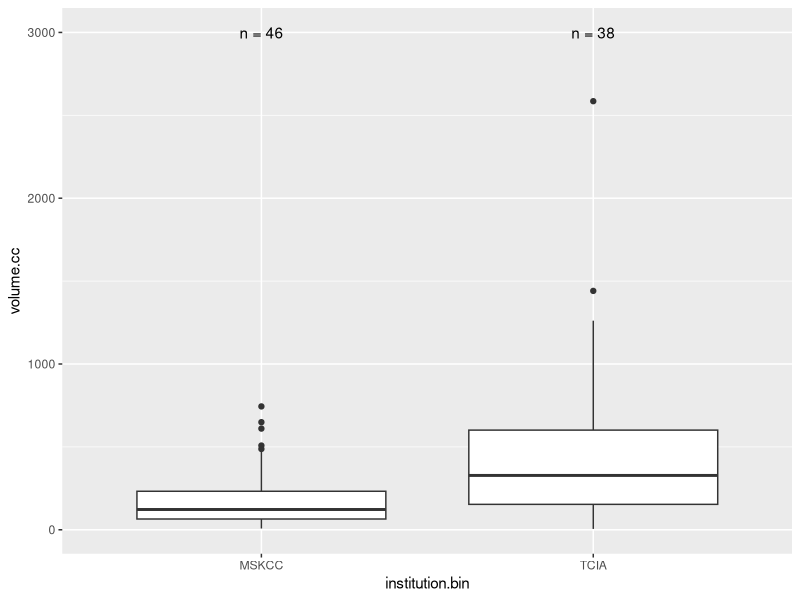
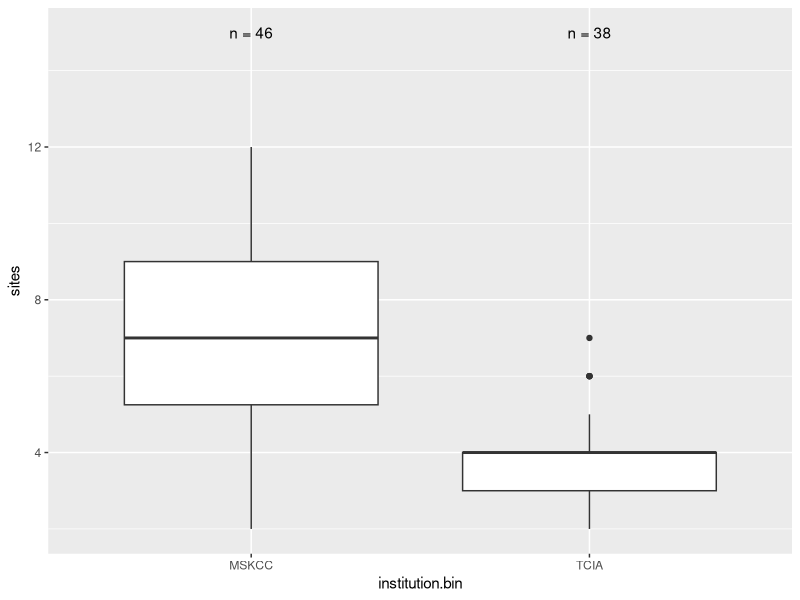
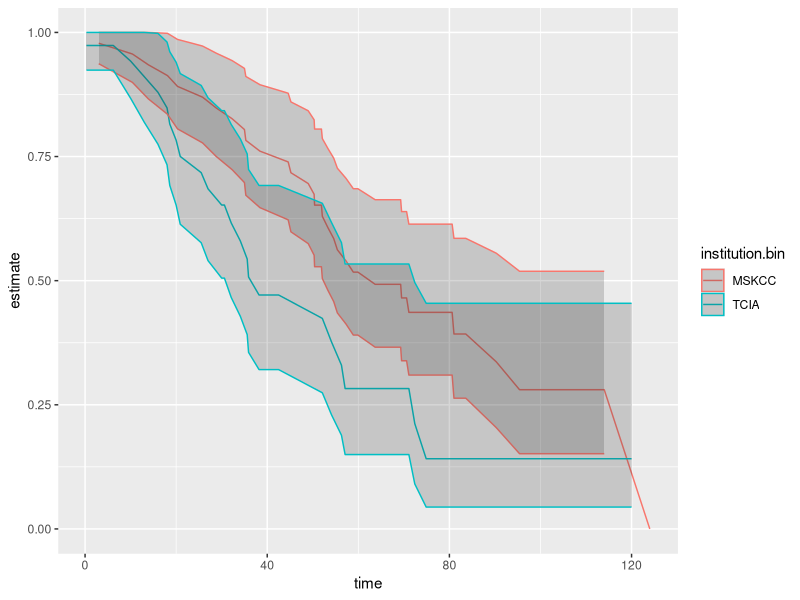
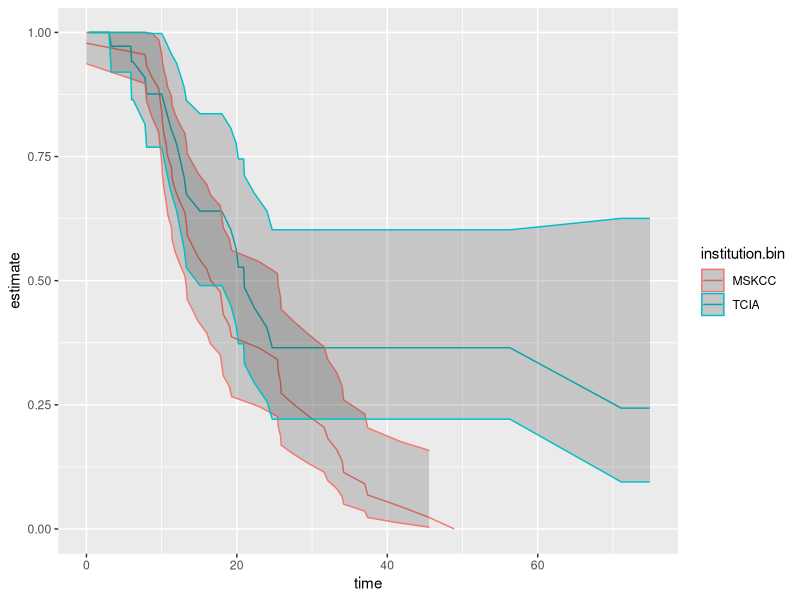

Write R code to recreate these figures, in order.
## ---- chunk 1
knitr::opts_chunk$set(echo = TRUE)
## ---- chunk 2
require(tidyverse)
require(knitr)
require(broom)
require(survival)
require(survminer)
# Variants of mean, median etc with na.rm = T
min_    <- function(...) min(..., na.rm=T)
max_    <- function(...) max(..., na.rm=T)
mean_   <- function(...) mean(..., na.rm=T)
median_ <- function(...) median(..., na.rm=T)
Q1_     <- function(...) quantile(..., probs=0.25, na.rm = TRUE)
Q3_     <- function(...) quantile(..., probs=0.75, na.rm = TRUE)
sum_    <- function(...) sum(..., na.rm=T)
# function to return counts of samples
n_fun <- function(x, y){ # y is position for labels
  return(data.frame(y, label = paste0("n = ", length(x))))
}
## ---- chunk 3
clin.data <- read_csv("2017-Veeraraghavan-data.csv")
## ---- chunk 4
clin.data %>%
  distinct(tcga.id) %>% tally()
## ---- chunk 5
clin.data %>%
  select(tcga.id) %>% tally()
## ---- chunk 6
clin.data %>%
    group_by(institution.bin) %>%
  summarise(n = n()) %>%
  mutate(rel.freq = n/sum(n))
#  kable(digits = 2)
## ---- chunk 7
clin.data %>%
  group_by(institution.bin, platinum.resistant) %>%
  summarise(n = n()) %>%
  mutate(rel.freq = n/sum(n))
## ---- chunk 8
clin.data %>%
  group_by(institution.bin, stage) %>%
  summarise(n = n()) %>%
  mutate(rel.freq = n/sum(n))
## ---- chunk 9
clin.data %>%
    group_by(institution.bin) %>%
    summarize_each(funs(
    min_,
    Q1_,
    median_,
    Q3_,
    max_
    ), 
    volume.cc) 
## ---- chunk 10
clin.data %>%
  ggplot(aes(x = institution.bin, y = volume.cc)) + geom_boxplot() +
    stat_summary(fun.data = n_fun, fun.args = 3000, geom = "text")
## ---- chunk 11
clin.data %>% 
  do(tidy(wilcox.test(volume.cc ~ institution.bin, data = .)))
## ---- chunk 12
clin.data %>%
    group_by(institution.bin) %>%
    summarize_each(funs(
    min_,
    Q1_,
    median_,
    Q3_,
    max_
    ), 
    sites) 
## ---- chunk 13
clin.data %>%
  ggplot(aes(x = institution.bin, y = sites)) + geom_boxplot() +
    stat_summary(fun.data = n_fun, fun.args = 15, geom = "text")
## ---- chunk 14
clin.data %>% 
  do(tidy(wilcox.test(sites ~ institution.bin, data = .)))
## ---- chunk 15
clin.data %>% 
  group_by(institution.bin) %>% 
  do(glance(survfit(Surv(time=os.mos, event=dead=="1") ~ 1, data=.)))
## ---- chunk 16
clin.data %>% 
  group_by(institution.bin) %>% 
  do(tidy(survfit(Surv(time=os.mos, event=dead=="1") ~ 1, data=.))) %>%
  ggplot(aes(time, estimate, group = institution.bin, colour=institution.bin)) + geom_line() +
    geom_ribbon(aes(ymin = conf.low, ymax = conf.high), alpha = .2)
## ---- chunk 17
clin.data %>% 
  group_by(institution.bin) %>% 
  do(glance(survfit(Surv(time=os.mos, event=recurrence=="1") ~ 1, data=.)))
## ---- chunk 18
clin.data %>% 
  group_by(institution.bin) %>% 
  do(tidy(survfit(Surv(time=pfs.mos, event=recurrence=="1") ~ 1, data=.))) %>%
  ggplot(aes(time, estimate, group = institution.bin, colour=institution.bin)) + geom_line() +
    geom_ribbon(aes(ymin = conf.low, ymax = conf.high), alpha = .2)
## ---- chunk 19
clin.data %>% 
  group_by(institution.bin) %>%
  do(tidy(coxph(Surv(time=os.mos, event=dead=="1") ~ age + stage + platinum.resistant + sites + volume.cc + residual.disease,
                data=.), exponentiate = TRUE))
## ---- chunk 20
clin.data %>% 
  group_by(institution.bin) %>%
  do(tidy(coxph(Surv(time=pfs.mos, event=recurrence=="1") ~ age + stage + platinum.resistant + sites + volume.cc + residual.disease,
                data=.), exponentiate = TRUE))
